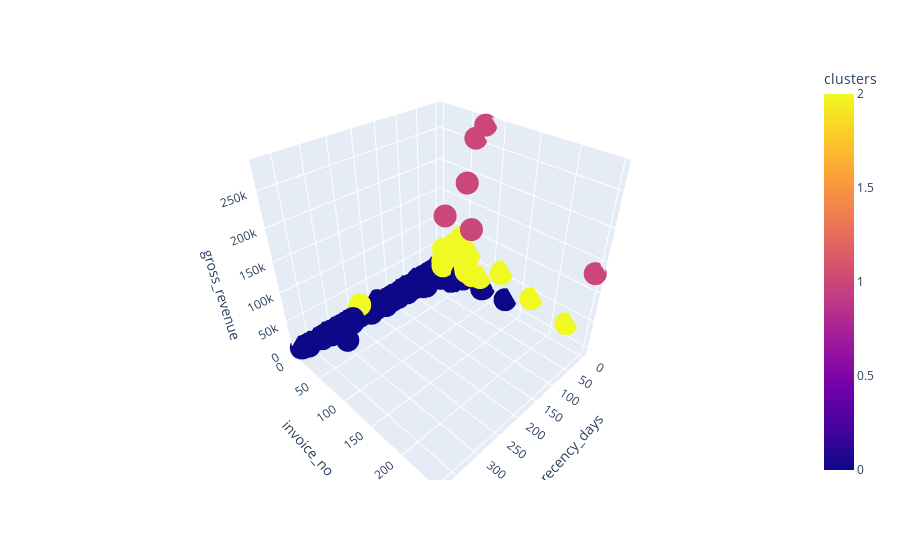

The cell this chart's notebook holds for it:
### Markdown cell above
## 9.1. Visual inspection

### Code cell
fig = px.scatter_3d (df9, x='recency_days', y='invoice_no', z='gross_revenue', color = 'clusters')
fig.show();

### Figure 1 — Plotly figure (JSON) as saved in the notebook; plotly's stock layout.template omitted (floating-point values rounded to 4 significant figures; data arrays with more than 128 entries replaced by an {"elided": "..."} marker saying what was removed)
{"data": [{"hovertemplate": "recency_days=%{x}<br>invoice_no=%{y}<br>gross_revenue=%{z}<br>clusters=%{marker.color}<extra></extra>", "legendgroup": "", "marker": {"color": {"elided": "4372 int values"}, "coloraxis": "coloraxis", "symbol": "circle"}, "mode": "markers", "name": "", "scene": "scene", "showlegend": false, "type": "scatter3d", "x": {"elided": "4372 int values"}, "y": {"elided": "4372 int values"}, "z": {"elided": "4372 float values"}}], "layout": {"coloraxis": {"colorbar": {"title": {"text": "clusters"}}, "colorscale": [[0, "#0d0887"], [0.1111, "#46039f"], [0.2222, "#7201a8"], [0.3333, "#9c179e"], [0.4444, "#bd3786"], [0.5556, "#d8576b"], [0.6667, "#ed7953"], [0.7778, "#fb9f3a"], [0.8889, "#fdca26"], [1, "#f0f921"]]}, "legend": {"tracegroupgap": 0}, "margin": {"t": 60}, "scene": {"domain": {"x": [0, 1], "y": [0, 1]}, "xaxis": {"title": {"text": "recency_days"}}, "yaxis": {"title": {"text": "invoice_no"}}, "zaxis": {"title": {"text": "gross_revenue"}}}}}
